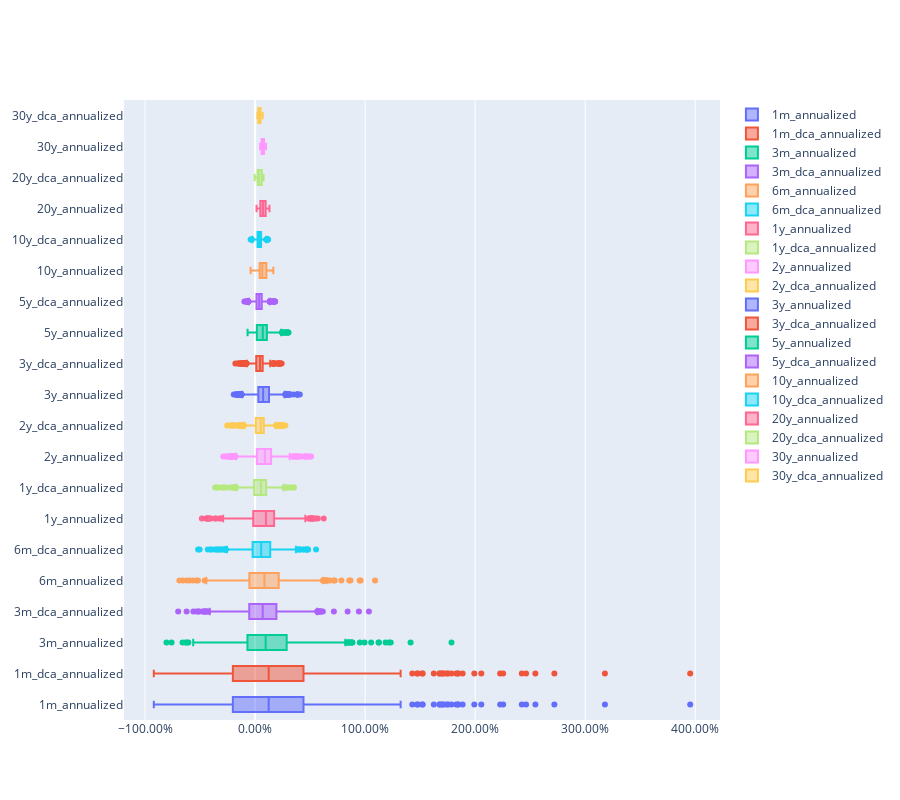

Here is the notebook cell this chart was saved with:
### Code cell
go.Figure(
    data = [
        go.Box(
            x=df[column],
            name=column,
            )
        for column in chain.from_iterable(zip(df.loc[:,'1m_annualized':'30y_annualized'].columns, df.loc[:,'1m_dca_annualized':'30y_dca_annualized']))
    ],
    layout = go.Layout(
        height=800,
        xaxis=dict(
            tickformat='.2%',
        )
    )
)

### Figure 1 — Plotly figure (JSON) as saved in the notebook; plotly's stock layout.template omitted (floating-point values rounded to 4 significant figures; data arrays with more than 128 entries replaced by an {"elided": "..."} marker saying what was removed)
{"data": [{"name": "1m_annualized", "type": "box", "x": {"elided": "642 float values"}}, {"name": "1m_dca_annualized", "type": "box", "x": {"elided": "642 float values"}}, {"name": "3m_annualized", "type": "box", "x": {"elided": "642 float values"}}, {"name": "3m_dca_annualized", "type": "box", "x": {"elided": "642 float values"}}, {"name": "6m_annualized", "type": "box", "x": {"elided": "642 float values"}}, {"name": "6m_dca_annualized", "type": "box", "x": {"elided": "642 float values"}}, {"name": "1y_annualized", "type": "box", "x": {"elided": "642 float values"}}, {"name": "1y_dca_annualized", "type": "box", "x": {"elided": "642 float values"}}, {"name": "2y_annualized", "type": "box", "x": {"elided": "642 float values"}}, {"name": "2y_dca_annualized", "type": "box", "x": {"elided": "642 float values"}}, {"name": "3y_annualized", "type": "box", "x": {"elided": "642 float values"}}, {"name": "3y_dca_annualized", "type": "box", "x": {"elided": "642 float values"}}, {"name": "5y_annualized", "type": "box", "x": {"elided": "642 float values"}}, {"name": "5y_dca_annualized", "type": "box", "x": {"elided": "642 float values"}}, {"name": "10y_annualized", "type": "box", "x": {"elided": "642 float values"}}, {"name": "10y_dca_annualized", "type": "box", "x": {"elided": "642 float values"}}, {"name": "20y_annualized", "type": "box", "x": {"elided": "642 float values"}}, {"name": "20y_dca_annualized", "type": "box", "x": {"elided": "642 float values"}}, {"name": "30y_annualized", "type": "box", "x": {"elided": "642 float values"}}, {"name": "30y_dca_annualized", "type": "box", "x": {"elided": "642 float values"}}], "layout": {"height": 800, "xaxis": {"tickformat": ".2%"}}}
